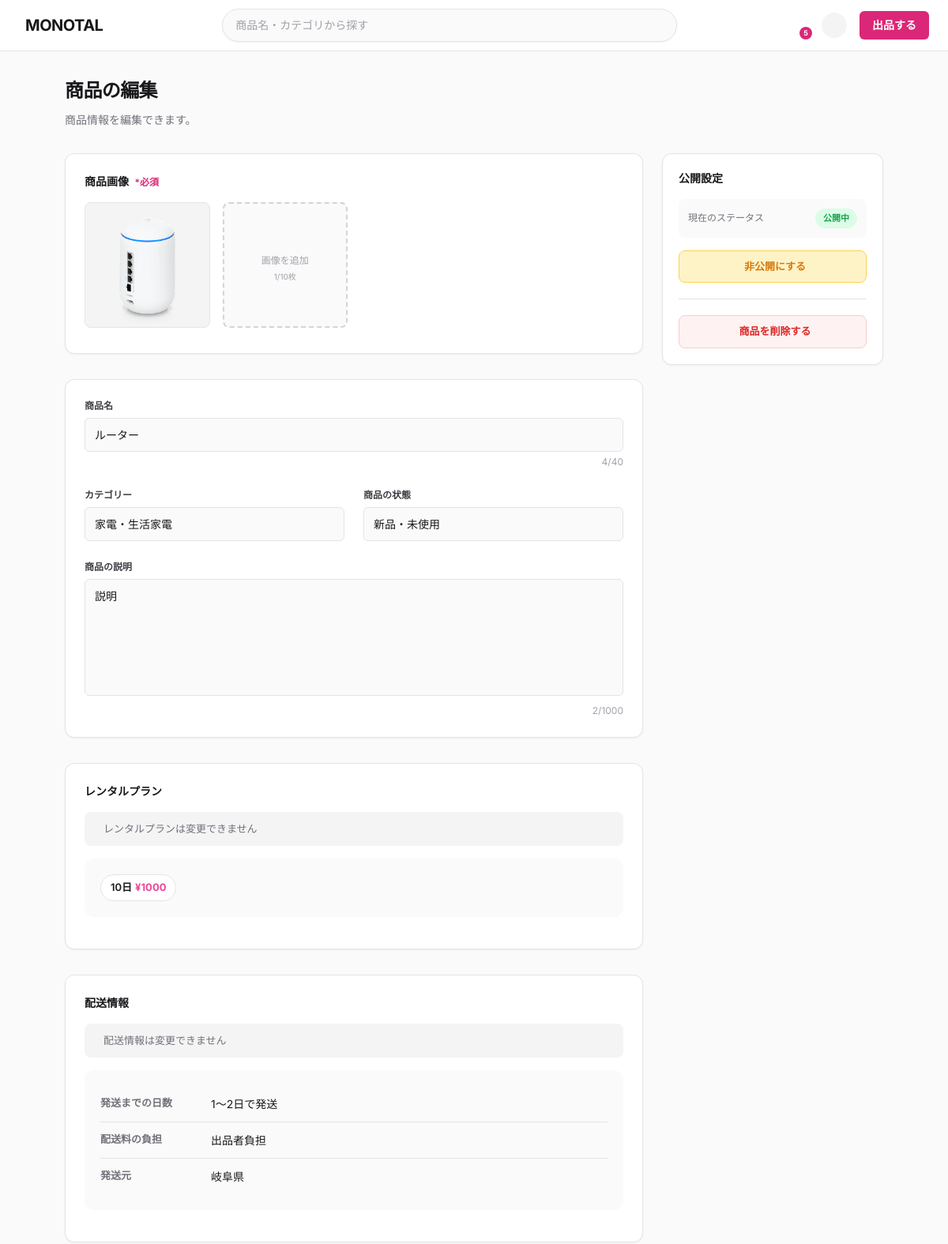
Before: /monotal/product/1/edit/ (signed in, upper part) with the older database file.
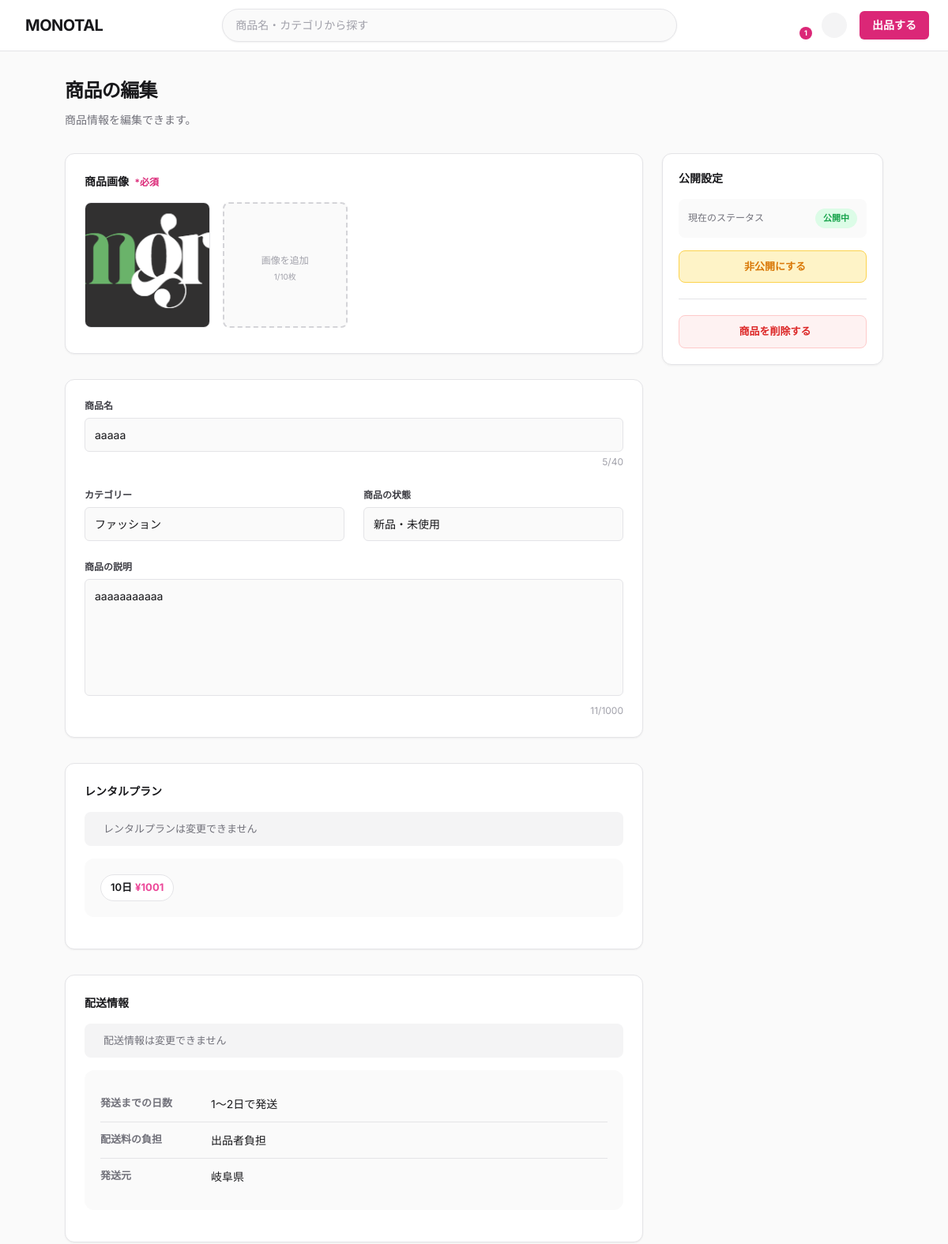
After: the same page with the newer database file.
### monotal/models.py (models this page shows, shortened)
class ProductImage(models.Model):
    product_image_id = models.AutoField(primary_key=True)
    product = models.ForeignKey(
        Product,
        on_delete=models.CASCADE,
        related_name='images',
        db_column='product_id'
    )
    image = models.ImageField(upload_to='product_images/')
    display_order = models.IntegerField(default=0)  # 表示順序（0が最初）
    register_datetime = models.DateTimeField(auto_now_add=True)
    class Meta:
        db_table = 'T_ProductImage'
        verbose_name = '商品画像'
        verbose_name_plural = '商品画像'
        ordering = ['display_order', 'product_image_id']

class Product(models.Model):
    product_id = models.AutoField(primary_key=True)
    product_name = models.CharField(max_length=200)
    product_description = models.CharField(max_length=2000, null=True, blank=True)
    shipping_days = models.ForeignKey(
        ShippingDays,
        on_delete=models.PROTECT,
        db_column='shipping_days_id',
        null=True,
        blank=True
    )
    shipping_burden = models.ForeignKey(
        ShippingBurden,
        on_delete=models.PROTECT,
        db_column='shipping_burden_id',
        null=True,
        blank=True
    )
    product_condition = models.ForeignKey(
        ProductCondition,
        on_delete=models.PROTECT,
        db_column='product_condition_id'
    )
    product_status = models.ForeignKey(
        ProductStatus,
        on_delete=models.PROTECT,
        db_column='product_status_id'
    )
    product_category = models.ForeignKey(
        ProductCategory,
        on_delete=models.PROTECT,
        db_column='product_category_id'
    )
    rental_days = models.IntegerField()
    rental_fee = models.DecimalField(max_digits=10, decimal_places=2)
    contract_datetime = models.DateTimeField(null=True, blank=True)
    listing_stop_datetime = models.DateTimeField(null=True, blank=True)
    user = models.ForeignKey(
        User,
        on_delete=models.CASCADE,
        related_name='products',
        db_column='user_id'
    )
    shipping_address = models.ForeignKey(
        UserAddress,
        on_delete=models.SET_NULL,
        null=True,
        blank=True,
        related_name='products_as_shipping',
        db_column='shipping_address_id'
    )
    shipping_prefecture = models.ForeignKey(
        Prefecture,
        on_delete=models.SET_NULL,
        null=True,
        blank=True,
        related_name='products_as_shipping',
        db_column='shipping_prefecture_id'
    )
    register_datetime = models.DateTimeField(auto_now_add=True)
    update_datetime = models.DateTimeField(auto_now=True)
    delete_datetime = models.DateTimeField(null=True, blank=True)
    class Meta:
        db_table = 'T_Product'
        verbose_name = '商品'
        verbose_name_plural = '商品'

class ProductCategory(models.Model):
    product_category_id = models.AutoField(primary_key=True)
    parent_product_category = models.ForeignKey(
        'self',
        on_delete=models.CASCADE,
        null=True,
        blank=True,
        related_name='subcategories',
        db_column='parent_product_category_id'
    )
    category_name = models.CharField(max_length=100)
    class Meta:
        db_table = 'M_ProductCategory'
        verbose_name = '商品カテゴリ'
        verbose_name_plural = '商品カテゴリ'

class ProductRentalPlan(models.Model):
    product_rental_plan_id = models.AutoField(primary_key=True)
    product = models.ForeignKey(
        Product,
        on_delete=models.CASCADE,
        related_name='rental_plans',
        db_column='product_id'
    )
    rental_days = models.IntegerField()  # レンタル日数
    rental_fee = models.DecimalField(max_digits=10, decimal_places=0)  # レンタル金額
    register_datetime = models.DateTimeField(auto_now_add=True)
    class Meta:
        db_table = 'T_ProductRentalPlan'
        verbose_name = '商品レンタルプラン'
        verbose_name_plural = '商品レンタルプラン'
        ordering = ['rental_days']

class ProductCondition(models.Model):
    product_condition_id = models.AutoField(primary_key=True)
    condition_name = models.CharField(max_length=50, unique=True)
    class Meta:
        db_table = 'M_ProductCondition'
        verbose_name = '商品状態'
        verbose_name_plural = '商品状態'

class ShippingDays(models.Model):
    shipping_days_id = models.AutoField(primary_key=True)
    days_label = models.CharField(max_length=50, unique=True)  # 表示名: "1〜2日で発送"
    days_min = models.IntegerField()  # 最小日数
    days_max = models.IntegerField()  # 最大日数
    display_order = models.IntegerField(default=0)  # 表示順序
    class Meta:
        db_table = 'M_ShippingDays'
        verbose_name = '発送日数'
        verbose_name_plural = '発送日数'
        ordering = ['display_order', 'days_min']

class ShippingBurden(models.Model):
    shipping_burden_id = models.AutoField(primary_key=True)
    burden_name = models.CharField(max_length=50, unique=True)
    class Meta:
        db_table = 'M_ShippingBurden'
        verbose_name = '発送料負担'
        verbose_name_plural = '発送料負担'

class Prefecture(models.Model):
    prefecture_id = models.AutoField(primary_key=True)
    prefecture_name = models.CharField(max_length=10, unique=True)
    prefecture_code = models.CharField(max_length=2, unique=True)  # 01-47のコード
    class Meta:
        db_table = 'M_Prefecture'
        verbose_name = '都道府県'
        verbose_name_plural = '都道府県'
        ordering = ['prefecture_id']

### monotal/views.py (the view, shortened to what this page needs)
class ProductEditView(LoginRequiredMixin, View):
    login_url = '/monotal/login/'
    def get(self, request, product_id, *args, **kwargs):
        try:
            product = Product.objects.select_related(
                'product_condition',
                'product_status',
                'product_category',
                'shipping_days',
                'shipping_burden',
                'user'
            ).prefetch_related(
                'images',
                'rental_plans'
            ).get(
                product_id=product_id,
                delete_datetime__isnull=True
            )
        except Product.DoesNotExist:
            messages.error(request, '商品が見つかりません。')
            return redirect('product_list')
        if request.user != product.user:
            messages.error(request, 'この商品を編集する権限がありません。')
            return redirect('product_detail', product_id=product_id)
        if not BankAccount.objects.filter(user=request.user).exists():
            return redirect('bank_account_required')
        categories = ProductCategory.objects.filter(
            parent_product_category__isnull=True
        ).prefetch_related('subcategories')
        conditions = ProductCondition.objects.all()
        prefectures = Prefecture.objects.all()
        shipping_days_list = ShippingDays.objects.all()
        shipping_burdens = ShippingBurden.objects.all()
        product_statuses = ProductStatus.objects.all()
        rental_plans = ProductRentalPlan.objects.filter(
            product=product
        ).order_by('rental_days')
        user_addresses = UserAddress.objects.filter(
            user=request.user
        ).select_related('prefecture').order_by('-is_default', '-register_datetime')
        default_address = user_addresses.filter(is_default=True).first()
        has_bank_account = BankAccount.objects.filter(user=request.user).exists()
        context = {
            'product': product,
            'product_images': list(product.images.all()),
            'rental_plans': list(rental_plans),
            'categories': categories,
            'conditions': conditions,
            'prefectures': prefectures,
            'shipping_days_list': shipping_days_list,
            'shipping_burdens': shipping_burdens,
            'product_statuses': product_statuses,
            'user_addresses': user_addresses,
            'default_address': default_address,
            'has_bank_account': has_bank_account,
        }
        return render(request, 'product_edit.html', context)

### monotal/context_processors.py (called while the page is built)
def rental_context(request):
    context = {
        'pending_rental_count': 0,
    }
    if request.user.is_authenticated:
        context['pending_rental_count'] = RentalRequest.objects.filter(
            requested_user=request.user,
            rental_request_status_id=1  # 申請中
        ).count()
    return context

def notification_context(request):
    context = {
        'unread_notification_count': 0,
    }
    if request.user.is_authenticated:
        target_notification_ids = NotificationTargetUser.objects.filter(
            user=request.user
        ).values_list('notification_id', flat=True)
        read_notification_ids = NotificationRead.objects.filter(
            user=request.user,
            notification_read_status_id=2  # 既読
        ).values_list('notification_id', flat=True)
        context['unread_notification_count'] = target_notification_ids.exclude(
            notification_id__in=read_notification_ids
        ).count()
    return context

### templates/product_edit.html (shortened to what the changed rows need)
{% extends 'base.html' %}
{% load static %}
{% block extra_css %}
<link rel="stylesheet" type="text/css" href="{% static 'css/create-sell.css' %}">
{% endblock %}
{% block content %}
<main class="sell-main edit-page-layout">
    <div class="page-header">
        <h1 class="page-title">商品の編集</h1>
    </div>
    <div class="edit-page-grid">
        <div class="edit-main-content">
            <form id="editForm" enctype="multipart/form-data" data-product-id="{{ product.product_id }}">
        <section class="form-section">
            <div class="image-grid" id="imageGrid">
                {% for image in product_images %}
                <div class="existing-image-item" data-image-id="{{ image.product_image_id }}">
                    <img src="{{ image.image.url }}" alt="商品画像">
                </div>
                {% endfor %}
            </div>
        </section>
        <section class="form-section">
            <div class="form-group">
                <label class="input-label">商品名</label>
                <input type="text" id="productName" class="form-input" placeholder="PCモニター 27インチ 4K対応" value="{{ product.product_name }}">
                <div class="char-count" id="nameCount">{{ product.product_name|length }}/40</div>
            </div>
            <div class="form-row">
                <div class="form-group">
                    <div class="select-wrapper">
                        <select id="category" class="form-select">
                            {% for category in categories %}
                            <option value="{{ category.product_category_id }}" {% if product.product_category and product.product_category.product_category_id == category.product_category_id %}selected{% endif %}>{{ category.category_name }}</option>
                            {% endfor %}
                        </select>
                    </div>
                </div>
                <div class="form-group">
                    <div class="select-wrapper">
                        <select id="condition" class="form-select">
                            {% for condition in conditions %}
                            <option value="{{ condition.product_condition_id }}" {% if product.product_condition and product.product_condition.product_condition_id == condition.product_condition_id %}selected{% endif %}>{{ condition.condition_name }}</option>
                            {% endfor %}
                        </select>
                    </div>
                </div>
            </div>
            <div class="form-group">
                <label class="input-label">商品の説明</label>
                <textarea id="description" rows="6" class="form-textarea" placeholder="色、素材、重さ、定価、注意点などを詳しく記載してください。">{{ product.product_description }}</textarea>
                <div class="char-count" id="descCount">{{ product.product_description|length }}/1000</div>
            </div>
        </section>
        <section class="form-section">
            <div class="info-section">
                <div class="plan-list">
                    {% for plan in rental_plans %}
                    <span class="plan-badge">
                        <span class="days">{{ plan.rental_days }}日</span>
                        <span class="price">¥{{ plan.rental_fee|floatformat:0 }}</span>
                    </span>
                    {% empty %}
                    <span class="info-value">-</span>
                    {% endfor %}
                </div>
            </div>
        </section>
        <section class="form-section">
            <div class="info-section">
                <div class="info-row">
                    <span class="info-label">発送までの日数</span>
                    <span class="info-value">{% if product.shipping_days %}{{ product.shipping_days.days_label }}{% else %}-{% endif %}</span>
                </div>
                <div class="info-row">
                    <span class="info-label">配送料の負担</span>
                    <span class="info-value">{% if product.shipping_burden %}{{ product.shipping_burden.burden_name }}{% else %}-{% endif %}</span>
                </div>
                <div class="info-row">
                    <span class="info-label">発送元</span>
                    <span class="info-value">{% if product.shipping_prefecture %}{{ product.shipping_prefecture.prefecture_name }}{% else %}-{% endif %}</span>
                </div>
            </div>
        </section>
            </form>
        </div>
    </div>
</main>
{% endblock %}

Changed rows visible on the page:
removed ProductImage: image (picture)
added ProductImage: image (picture)
changed Product "1〜2日で発送": product_name "ルーター" → "aaaaa"; product_name|length "4" → "5"; product_category.category_name "家電・生活家電" → "ファッション"; product_description "説明" → "aaaaaaaaaaa"; product_description|length "2" → "11"
changed ProductRentalPlan: rental_fee "1000" → "1001"
Other visible differences:
{{ unread_notification_count }}: "5" → "1"
